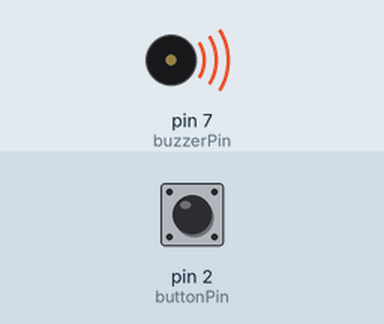
Bench run of a sketch on a simulated Arduino Uno, built with avr-gcc and run on an emulated ATmega328P. Shown: buzzer (waves = sounding). Inputs (shaded band) come from the test bench; at power-on: pin 2 (buttonPin) LOW.

Above: at 0.1 s.
Timing chart, 0 to 1.6 s (numbered marks = the images above):
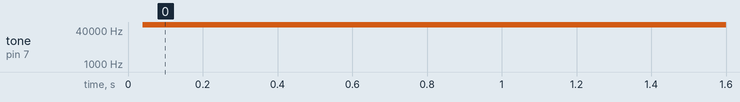

The sketch:

02-16-digitalRead-4-buzzer.ino
```cpp
/* digital read example.  blink rate depends on button push
*/
const int buttonPin = 2;
const int buzzerPin = 7;
int wait_time_us;
int b_state = 0;

void setup() {
  pinMode(buttonPin, INPUT);
  pinMode(buzzerPin, OUTPUT);
}

void loop() {
  if (digitalRead(buttonPin)) {
    if (b_state == 1) {
      wait_time_us = 50;
      b_state = 0;
    } else {
      wait_time_us = 200;
      b_state = 1;
    }
  }
  digitalWrite(buzzerPin, HIGH);
  delayMicroseconds(wait_time_us);
  digitalWrite(buzzerPin, LOW);
  delayMicroseconds(wait_time_us);

}
```

Measured:
- by itself, tone on pin 7 (buzzerPin): silent → 71429 Hz at 0.04 s
